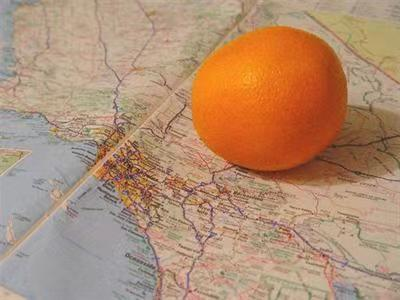
#> input picture imgs/orange.jpg, 400 x 300 px, found by its file name
$ python levelset.py
#> lines starting #> are read from the running program, lines starting #| are printed output that depends on the picture
import numpy as np
import scipy.ndimage
import scipy.signal
import matplotlib.pyplot as plt
from skimage import color, io


def grad(x):
    return np.array(np.gradient(x))


def norm(x, axis=0):
    return np.sqrt(np.sum(np.square(x), axis=axis))


def stopping_fun(x):
    return 1. / (1. + norm(grad(x))**2)


img = io.imread('/home/zhangzhong/src/opencv/imgs/orange.jpg')
#> img is the input picture: shape (300, 400, 3); mean R, G, B 177.8, 141.8, 114.4
img = color.rgb2gray(img)
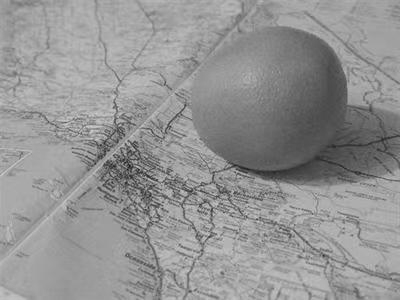
#> img: shape (300, 400) float64; min 0.0706, max 0.815, mean 0.578
img = img - np.mean(img)
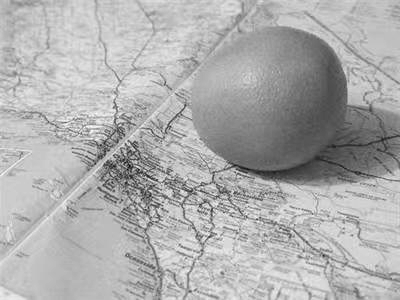
#> img: shape (300, 400) float64; min -0.508, max 0.237, mean 4.17e-17; drawn with min black and max white

sigma = 0
# Smooth the image to reduce noise and separation between noise and edge becomes clear
img_smooth = scipy.ndimage.filters.gaussian_filter(img, sigma)

F = stopping_fun(img_smooth)
#> in norm, `return np.sqrt(np.sum(np.square(x), axis=axis))`:
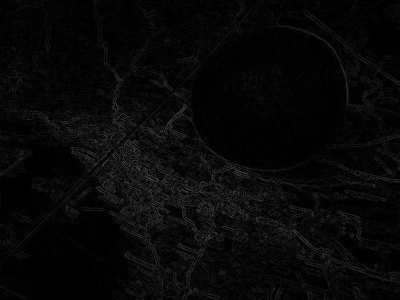
#> returned value: shape (300, 400) float64; min 0, max 0.333, mean 0.032


def default_phi(x):
    # Initialize surface phi at the border (5px from the border) of the image
    # i.e. 1 outside the curve, and -1 inside the curve
    phi = np.ones(x.shape[:2])
    phi[5:-5, 5:-5] = -1.
    return phi


dt = 1.

#> (the run stopped early here; a loop or call above may not have finished)
